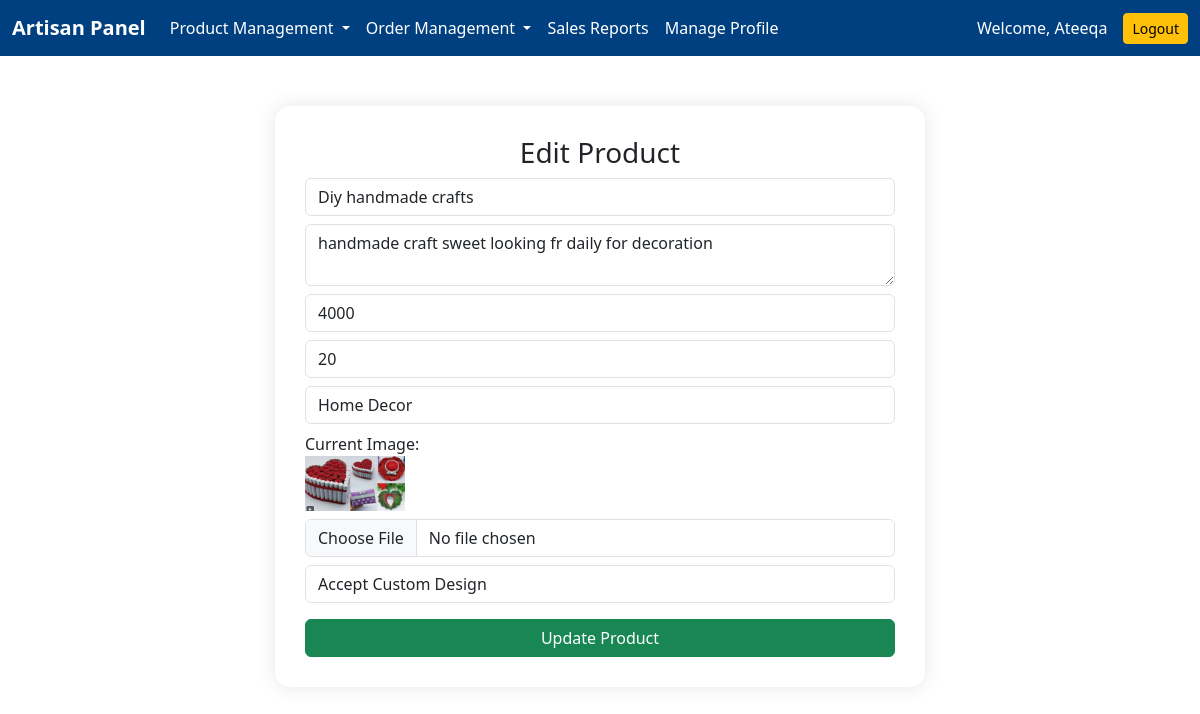
Screenshot of /edit_product.php?id=3 (signed in) with the database file from the repository.
### tables this page shows
CREATE TABLE `product` (
  `id` int(11) NOT NULL,
  `saller_id` int(11) NOT NULL,
  `name` varchar(255) NOT NULL,
  `description` text NOT NULL,
  `price` int(11) NOT NULL,
  `stock` int(11) NOT NULL,
  `image` varchar(255) NOT NULL,
  `custom_request` tinyint(1) NOT NULL,
  `created_at` timestamp NOT NULL DEFAULT current_timestamp(),
  `category` varchar(100) NOT NULL,
  `status` varchar(50) DEFAULT 'Pending'
);

### edit_product.php (the view, shortened to what this page needs)
<?php
include 'connection.php';
$saller_id = $_SESSION['id'];
$id = intval($_GET['id']);
$result = $conn->query("SELECT * FROM product WHERE id = $id AND saller_id = $saller_id");
$product = $result->fetch_assoc();
?>
<!DOCTYPE html>
<html>
<head>
  <link href="https://cdn.jsdelivr.net/npm/bootstrap@5.3.0/dist/css/bootstrap.min.css" rel="stylesheet">
</head>
<body>
<?php include 'includes/navbar_saller.php'; ?>
<div class="edit-box">
  <h3>Edit Product</h3>
  <form method="POST" enctype="multipart/form-data">
    <input type="text" name="name" class="form-control mb-2" value="<?= $product['name'] ?>" required>
    <textarea name="description" class="form-control mb-2" required><?= $product['description'] ?></textarea>
    <input type="number" name="price" class="form-control mb-2" value="<?= $product['price'] ?>" required>
    <input type="number" name="stock" class="form-control mb-2" value="<?= $product['stock'] ?>" required>
    <select name="category" class="form-control mb-2" required>
      <option value="Home Decor" <?= $product['category'] == 'Home Decor' ? 'selected' : '' ?>>Home Decor</option>
    </select>
    <label>Current Image:</label><br>
    <img src="uploads/<?= $product['image'] ?>" width="100" class="mb-2"><br>
    <input type="file" name="image" class="form-control mb-2">
    <select name="custom_request" class="form-control mb-3" required>
      <option value="1" <?= $product['custom_request'] == 1 ? 'selected' : '' ?>>Accept Custom Design</option>
    </select>
    <button type="submit" name="update" class="btn btn-success w-100">Update Product</button>
  </form>
</div>
</body>
</html>

### edit_product.php (style rules this page uses)
body { background-color: #f0f8ff; }
.edit-box { max-width: 650px; margin: 50px auto; background: #fff; padding: 30px; border-radius: 15px; box-shadow: 0 0 20px rgba(0,0,0,0.1); }
h3 { text-align: center; color: #0d6efd; }

### rows the page displays
product: name "Diy handmade crafts", description "handmade craft sweet looking fr daily for decoration", price "4000", stock "20", category "Home Decor", image (picture), custom_request "Accept Custom Design"

### other values shown
$_SESSION['name'] "Ateeqa"
